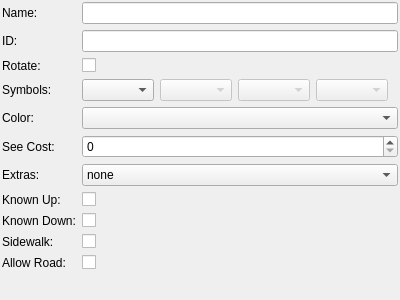
<?xml version="1.0" encoding="UTF-8"?>
<ui version="4.0">
 <class>OMTWidget</class>
 <widget class="QWidget" name="OMTWidget">
  <property name="geometry">
   <rect>
    <x>0</x>
    <y>0</y>
    <width>400</width>
    <height>300</height>
   </rect>
  </property>
  <property name="windowTitle">
   <string>Form</string>
  </property>
  <layout class="QVBoxLayout" name="verticalLayout">
   <property name="leftMargin">
    <number>2</number>
   </property>
   <property name="topMargin">
    <number>2</number>
   </property>
   <property name="rightMargin">
    <number>2</number>
   </property>
   <property name="bottomMargin">
    <number>2</number>
   </property>
   <item>
    <layout class="QFormLayout" name="formLayout">
     <item row="0" column="0">
      <widget class="QLabel" name="label">
       <property name="text">
        <string>Name:</string>
       </property>
      </widget>
     </item>
     <item row="0" column="1">
      <widget class="QLineEdit" name="omtName">
       <property name="toolTip">
        <string>&lt;html&gt;&lt;head/&gt;&lt;body&gt;&lt;p&gt;The name of the OMT that will appear on the map&lt;/p&gt;&lt;/body&gt;&lt;/html&gt;</string>
       </property>
      </widget>
     </item>
     <item row="1" column="0">
      <widget class="QLabel" name="label_2">
       <property name="text">
        <string>ID:</string>
       </property>
      </widget>
     </item>
     <item row="1" column="1">
      <widget class="QLineEdit" name="omtID">
       <property name="toolTip">
        <string>&lt;html&gt;&lt;head/&gt;&lt;body&gt;&lt;p&gt;The ID that will be used to reference the OMT internally (must be unique)&lt;/p&gt;&lt;/body&gt;&lt;/html&gt;</string>
       </property>
      </widget>
     </item>
     <item row="2" column="0">
      <widget class="QLabel" name="label_3">
       <property name="text">
        <string>Rotate:</string>
       </property>
      </widget>
     </item>
     <item row="2" column="1">
      <widget class="QCheckBox" name="rotate">
       <property name="toolTip">
        <string>&lt;html&gt;&lt;head/&gt;&lt;body&gt;&lt;p&gt;Should the OMT rotate to face the road&lt;/p&gt;&lt;/body&gt;&lt;/html&gt;</string>
       </property>
       <property name="text">
        <string/>
       </property>
      </widget>
     </item>
     <item row="3" column="0">
      <widget class="QLabel" name="label_4">
       <property name="text">
        <string>Symbols:</string>
       </property>
      </widget>
     </item>
     <item row="3" column="1">
      <layout class="QHBoxLayout" name="horizontalLayout">
       <item>
        <widget class="QComboBox" name="symbol1">
         <property name="toolTip">
          <string>&lt;html&gt;&lt;head/&gt;&lt;body&gt;&lt;p&gt;North facing map symbol&lt;/p&gt;&lt;/body&gt;&lt;/html&gt;</string>
         </property>
        </widget>
       </item>
       <item>
        <widget class="QComboBox" name="symbol2">
         <property name="enabled">
          <bool>false</bool>
         </property>
         <property name="toolTip">
          <string>&lt;html&gt;&lt;head/&gt;&lt;body&gt;&lt;p&gt;East facing map symbol&lt;/p&gt;&lt;/body&gt;&lt;/html&gt;</string>
         </property>
        </widget>
       </item>
       <item>
        <widget class="QComboBox" name="symbol3">
         <property name="enabled">
          <bool>false</bool>
         </property>
         <property name="toolTip">
          <string>&lt;html&gt;&lt;head/&gt;&lt;body&gt;&lt;p&gt;South facing map symbol&lt;/p&gt;&lt;/body&gt;&lt;/html&gt;</string>
         </property>
        </widget>
       </item>
       <item>
        <widget class="QComboBox" name="symbol4">
         <property name="enabled">
          <bool>false</bool>
         </property>
         <property name="toolTip">
          <string>&lt;html&gt;&lt;head/&gt;&lt;body&gt;&lt;p&gt;West facing map symbol&lt;/p&gt;&lt;/body&gt;&lt;/html&gt;</string>
         </property>
        </widget>
       </item>
       <item>
        <spacer name="horizontalSpacer">
         <property name="orientation">
          <enum>Qt::Horizontal</enum>
         </property>
         <property name="sizeHint" stdset="0">
          <size>
           <width>40</width>
           <height>20</height>
          </size>
         </property>
        </spacer>
       </item>
      </layout>
     </item>
     <item row="4" column="0">
      <widget class="QLabel" name="label_5">
       <property name="text">
        <string>Color:</string>
       </property>
      </widget>
     </item>
     <item row="4" column="1">
      <widget class="QComboBox" name="color">
       <property name="toolTip">
        <string>&lt;html&gt;&lt;head/&gt;&lt;body&gt;&lt;p&gt;Color of the map symbol&lt;/p&gt;&lt;/body&gt;&lt;/html&gt;</string>
       </property>
      </widget>
     </item>
     <item row="6" column="0">
      <widget class="QLabel" name="label_6">
       <property name="text">
        <string>See Cost:</string>
       </property>
      </widget>
     </item>
     <item row="6" column="1">
      <widget class="QSpinBox" name="seeCost">
       <property name="toolTip">
        <string>&lt;html&gt;&lt;head/&gt;&lt;body&gt;&lt;p&gt;How much the tile affects how far the player can see on the map.  Lower cost = longer distance&lt;/p&gt;&lt;/body&gt;&lt;/html&gt;</string>
       </property>
       <property name="maximum">
        <number>5</number>
       </property>
      </widget>
     </item>
     <item row="7" column="0">
      <widget class="QLabel" name="label_8">
       <property name="text">
        <string>Extras:</string>
       </property>
      </widget>
     </item>
     <item row="7" column="1">
      <widget class="QComboBox" name="extras">
       <property name="toolTip">
        <string>&lt;html&gt;&lt;head/&gt;&lt;body&gt;&lt;p&gt;What map extras will spawn for this OMT&lt;/p&gt;&lt;/body&gt;&lt;/html&gt;</string>
       </property>
       <item>
        <property name="text">
         <string>none</string>
        </property>
       </item>
       <item>
        <property name="text">
         <string>field</string>
        </property>
       </item>
       <item>
        <property name="text">
         <string>road</string>
        </property>
       </item>
       <item>
        <property name="text">
         <string>building</string>
        </property>
       </item>
       <item>
        <property name="text">
         <string>subway</string>
        </property>
       </item>
      </widget>
     </item>
     <item row="8" column="0">
      <widget class="QLabel" name="label_9">
       <property name="text">
        <string>Known Up:</string>
       </property>
      </widget>
     </item>
     <item row="8" column="1">
      <widget class="QCheckBox" name="knownUp">
       <property name="toolTip">
        <string>&lt;html&gt;&lt;head/&gt;&lt;body&gt;&lt;p&gt;Does this OMT always connect to an upper z-level&lt;/p&gt;&lt;/body&gt;&lt;/html&gt;</string>
       </property>
       <property name="text">
        <string/>
       </property>
      </widget>
     </item>
     <item row="9" column="0">
      <widget class="QLabel" name="label_10">
       <property name="text">
        <string>Known Down:</string>
       </property>
      </widget>
     </item>
     <item row="9" column="1">
      <widget class="QCheckBox" name="knownDown">
       <property name="toolTip">
        <string>&lt;html&gt;&lt;head/&gt;&lt;body&gt;&lt;p&gt;Does this OMT always connect to a lower z-level&lt;/p&gt;&lt;/body&gt;&lt;/html&gt;</string>
       </property>
       <property name="text">
        <string/>
       </property>
      </widget>
     </item>
     <item row="10" column="0">
      <widget class="QLabel" name="label_12">
       <property name="text">
        <string>Sidewalk:</string>
       </property>
      </widget>
     </item>
     <item row="10" column="1">
      <widget class="QCheckBox" name="sidewalk">
       <property name="toolTip">
        <string>&lt;html&gt;&lt;head/&gt;&lt;body&gt;&lt;p&gt;Should roads adjacent this OMT spawn with sidewalk&lt;/p&gt;&lt;/body&gt;&lt;/html&gt;</string>
       </property>
       <property name="text">
        <string/>
       </property>
      </widget>
     </item>
     <item row="11" column="0">
      <widget class="QLabel" name="label_13">
       <property name="text">
        <string>Allow Road:</string>
       </property>
      </widget>
     </item>
     <item row="11" column="1">
      <widget class="QCheckBox" name="allowRoad">
       <property name="toolTip">
        <string>&lt;html&gt;&lt;head/&gt;&lt;body&gt;&lt;p&gt;Are roads able to overwrite this OMT during mapgen&lt;/p&gt;&lt;/body&gt;&lt;/html&gt;</string>
       </property>
       <property name="text">
        <string/>
       </property>
      </widget>
     </item>
    </layout>
   </item>
  </layout>
 </widget>
 <resources/>
 <connections/>
</ui>
